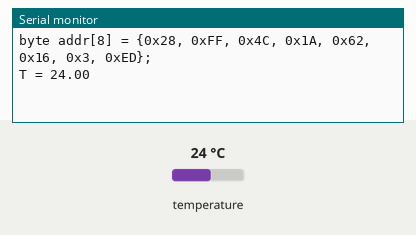
This sketch was run on a simulated Arduino Uno, built with avr-gcc and run on an emulated ATmega328P. Shown: the last lines printed to the serial monitor. Inputs (shaded band) come from the test bench; at power-on: temperature 24 °C.

Above: at 1.4 s.
1.5 s: temperature set to 12 °C
At 2.3 s:
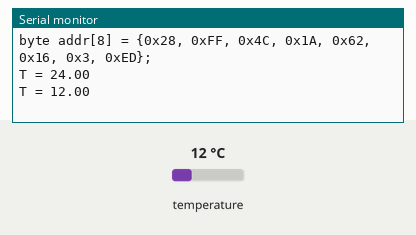
3.0 s: temperature set to 19 °C
At 3.9 s:
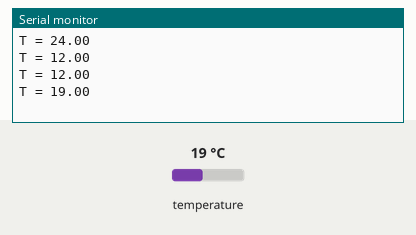
Timing chart, 0 to 6.0 s (numbered marks = the images above; inputs shaded):
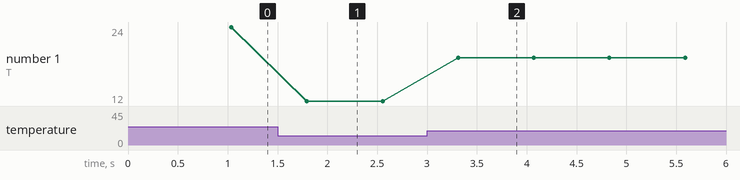

The sketch:

ds18b20.ino
```cpp
#include <OneWire.h>
OneWire ds(8);

int i;
byte data[9];
byte addr[8] = {0x28, 0xFF, 0x26, 0x34, 0x64, 0x14, 0x3, 0x64};

void setup() {
  Serial.begin(9600);
  digitalWrite(4, HIGH);
//*  === Get device address ===
  byte addr[8];
  while (ds.search(addr)) {
    Serial.print("byte addr[8] = {");
    for(i = 0; i < 8; i++) {
      if (i) Serial.print(", ");
      Serial.print("0x");
      Serial.print(addr[i], HEX);
    }
    Serial.println("};");
  }
  ds.reset_search();
  delay(250);//*/
}


void loop() {
  ds.reset();
  ds.select(addr);
  ds.write(0x44); // Start conversion
  delay(750);

  ds.reset();
  ds.select(addr);
  ds.write(0xBE); // Read Scratchpad

  for (i = 0; i <= 8; i++)
    data[i] = ds.read();

  if (OneWire::crc8(data, 8) == data[8]){ //Check CRC
    int16_t raw = (data[1] << 8) | data[0];
    byte cfg = data[4] & 0x60;
    switch(cfg) {
      case 0x00: raw &= ~7; break;
      case 0x20: raw &= ~3; break;
      case 0x40: raw &= ~1; break;
    }
    float T = (float)raw / 16.0;
    Serial.print("T = ");
    Serial.println(T);
  }
  else Serial.println("Data corrupt!");
}
```

Measured:
- after the input at 1.5 s, the serial monitor: prints a new line after 0.29 s (image 1)
- after the input at 3.0 s, the serial monitor: prints a new line after 0.31 s (image 2)
- plotted number 1: 24 → 12 after the input at 1.5 s, 12 → 19 after the input at 3.0 s
